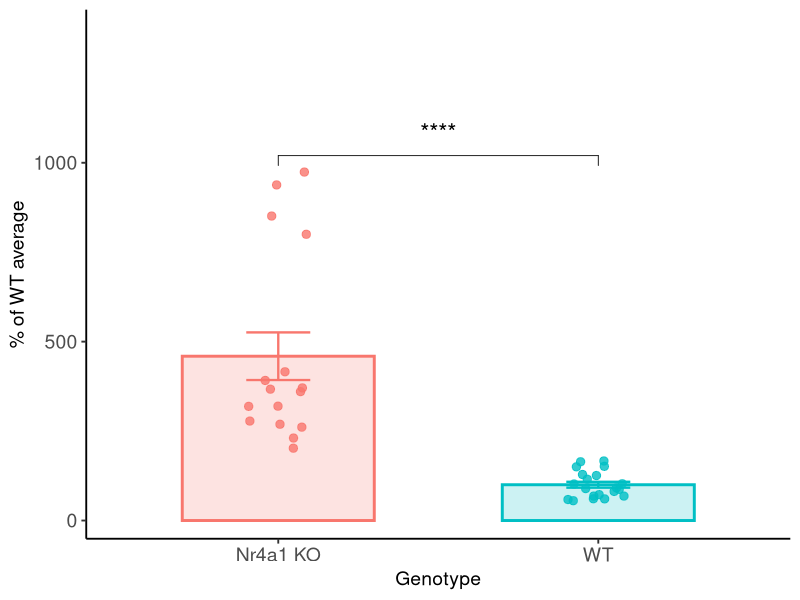
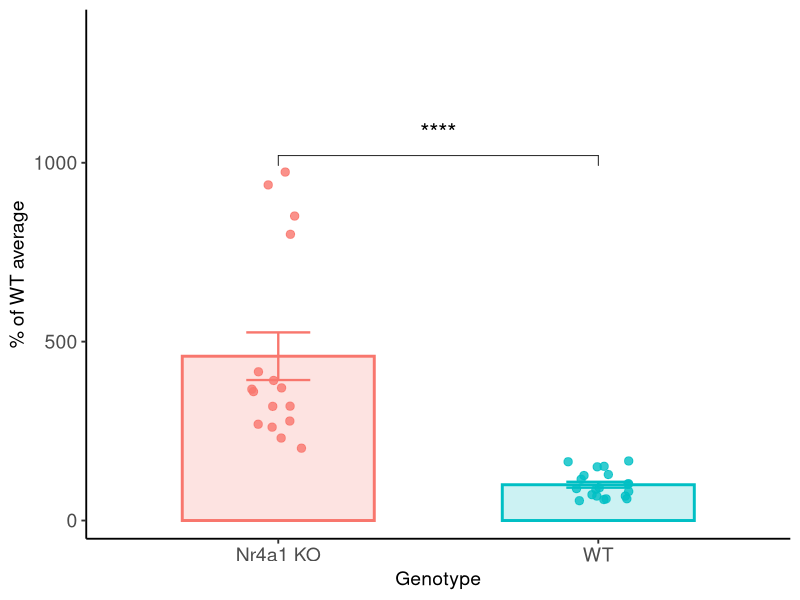

Write the R code that produced these figures, in order.
library(tidyverse)
library(ggpubr)
library(readxl)

# 1. Load the data
df <- read_excel("data_fig_3g_colonic_organoids.xlsx")

# 2. Preparation: Rename "KO" to "Nr4a1 KO" so it matches your color scheme
df <- df %>%
  mutate(Genotype = ifelse(Genotype == "KO", "Nr4a1 KO", Genotype))

# 3. Ensure Genotype is a factor for consistent ordering (WT on the left)
df$Genotype <- factor(df$Genotype, levels = c("Nr4a1 KO", "WT"))

# 4. Create the plot
# Note: Since the column name has spaces and a %, we use backticks: `% of WT ave`
p_organoids <- ggplot(df, aes(x = Genotype, y = `% of WT ave`, color = Genotype, fill = Genotype)) +
  stat_summary(fun = mean, geom = "bar", width = 0.6, linewidth = 1, alpha = 0.2) +
  stat_summary(fun.data = mean_se, geom = "errorbar", width = 0.2, linewidth = 0.8) +
  geom_jitter(width = 0.1, size = 2.5, alpha = 0.8) +
  
  # Significance logic (Stars/ns)
  stat_compare_means(
    comparisons = list(c("WT", "Nr4a1 KO")),
    method = "t.test", 
    label = "p.signif",
    size = 6, 
    vjust = -0.5, 
    symnum.args = list(
      # Added 0.0001 as a threshold and the 4th asterisk
      cutpoints = c(0, 0.0001, 0.001, 0.01, 0.05, 1), 
      symbols = c("****", "***", "**", "*", "ns")
    )
  ) +
  
  # Apply your specific colors
  scale_fill_manual(values = c("WT" = "#00BFC4", "Nr4a1 KO" = "#F8766D")) +
  scale_color_manual(values = c("WT" = "#00BFC4", "Nr4a1 KO" = "#F8766D")) +
  
  # Styling
  scale_y_continuous(expand = expansion(mult = c(0.05, 0.4))) +
  labs(
    #title = "Colonic Organoids",
    y = "% of WT average",
    x = "Genotype"
  ) +
  theme_classic(base_size = 14) +
  theme(
    legend.position = "none",
    plot.title = element_text(face = "bold", hjust = 0.5, size = 18),
    axis.text.x = element_text(size = 14, angle = 0, hjust = 0.5), # Rotate x-axis labels
    axis.text.y = element_text(size = 14),
  )

# Display and save
print(p_organoids)
ggsave("plots/Colonic_Organoids_Plot.svg", p_organoids, width = 4, height = 4)
